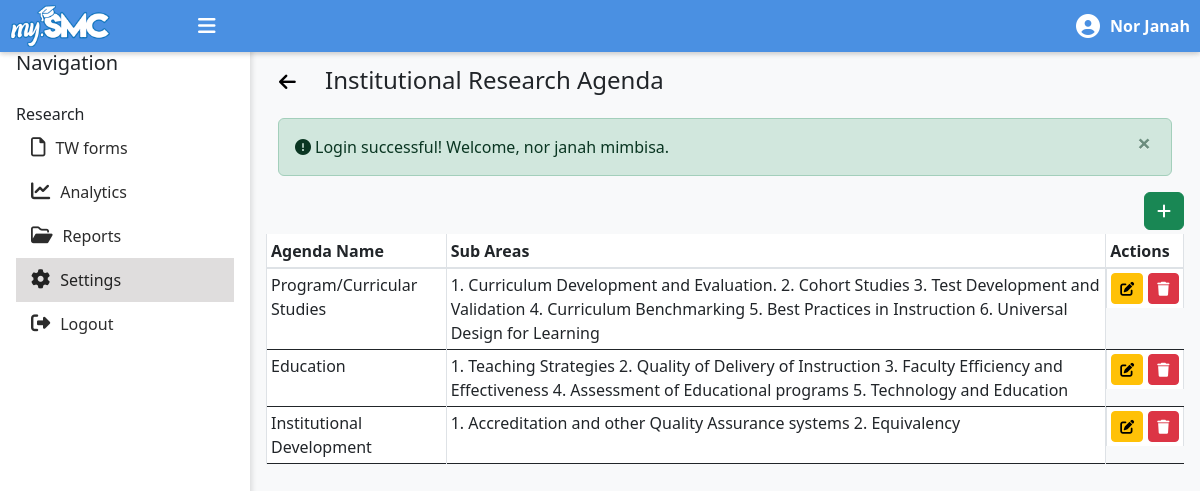
The page /rmo_staff/settings.php (signed in) on the database as committed earlier.
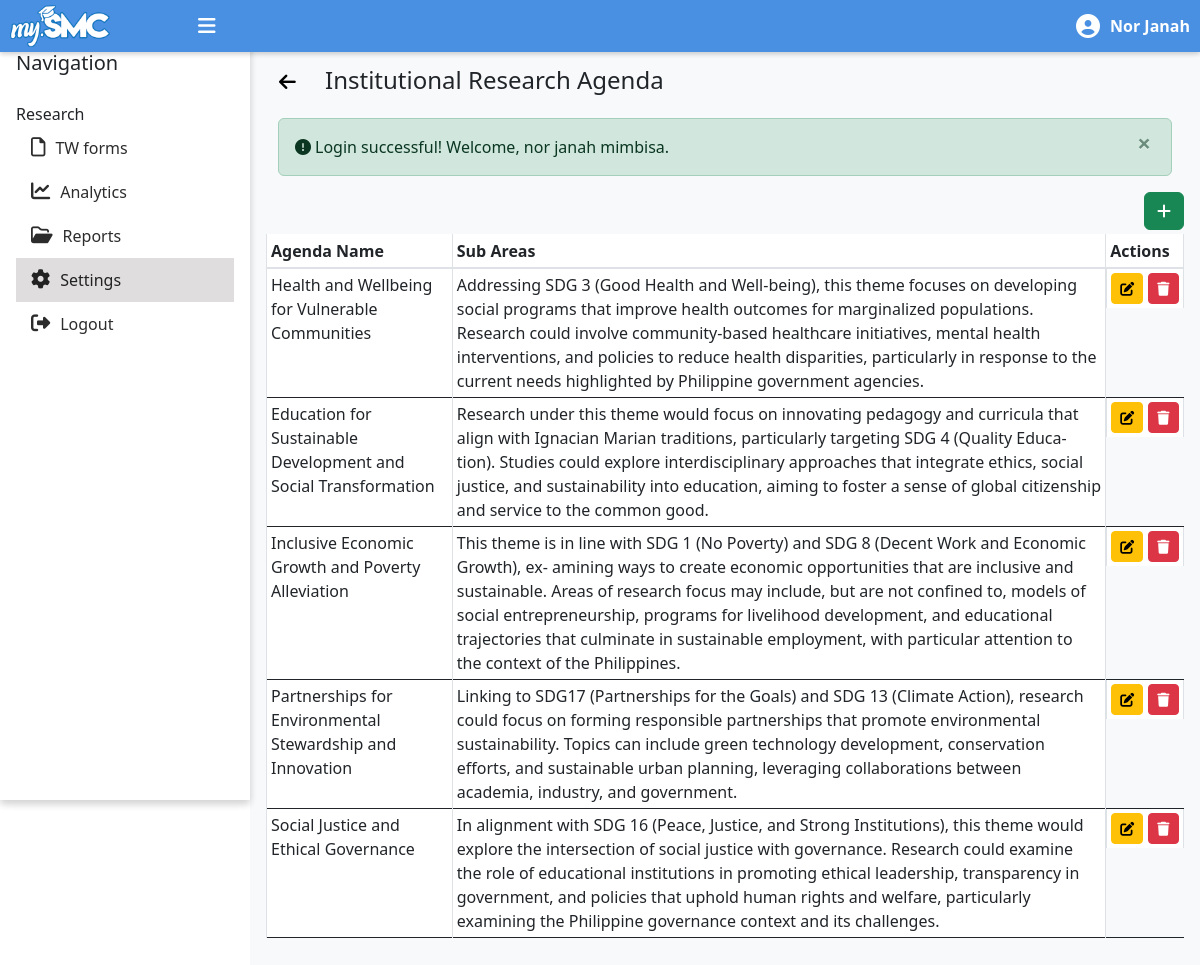
The same page on the database as committed later.
### tables this page shows
CREATE TABLE `institutional_research_agenda` (
  `ir_agenda_id` int(11) NOT NULL,
  `ir_agenda_name` varchar(255) NOT NULL,
  `sub_areas` text DEFAULT NULL
);

### messages.php (called while the page is built, shortened)
<?php
$messages = isset($_SESSION['messages']) ? $_SESSION['messages'] : [];
?>

### rmo_staff/settings.php (the view, shortened to what this page needs)
<?php
   include('rmo-master.php');
   require '../config/connect.php';
   include '../messages.php';
    $query = "SELECT ir_agenda_id, ir_agenda_name, sub_areas FROM institutional_research_agenda";
    $result = mysqli_query($conn, $query);
?>
<section id="settings" class="pt-4">
    <div class="header-container pt-4">
        <h4>
        <a href="javascript:history.back()" class="btn btn-link" style="font-size: 1rem; text-decoration: none; color: black;">
                    <i class="fas fa-arrow-left" style="margin-right: 10px; font-size: 1.2rem;"></i>
                </a>
        Institutional Research Agenda</h4>
    </div>
        <?php if (!empty($messages)): ?>
            <div class="container mt-3">
                <?php foreach ($messages as $message): ?>
                    <div class="alert alert-<?= htmlspecialchars($message['tags']) ?> alert-dismissible fade show" role="alert">
                    <i class="fa-solid fa-circle-exclamation mr-1"></i><?= htmlspecialchars($message['content']) ?>
                        <button type="button" class="close" data-bs-dismiss="alert" aria-label="Close">
                            <span aria-hidden="true">&times;</span>
                        </button>
                    </div>
                <?php endforeach; ?>
            </div>
        <?php endif; ?>
                <div class="table-responsive">
                    <div class="d-flex justify-content-end align-items-center" style="gap: 10px;">
                        <a href="add-ins_agenda.php" class="btn btn-add-item btn-success mb-1"><i class="fas fa-plus"></i></a>
                    </div>
                    <table id="items-table" class="table table-bordered table-sm display">
                        <thead class="thead-background">
                            <tr>
                                <th>Agenda Name</th>
                                <th>Sub Areas</th>
                                <th>Actions</th>
                            </tr>
                        </thead>
                        <tbody>
                            <?php while ($row = mysqli_fetch_assoc($result)): ?>
                                <tr>
                                    <td><?= htmlspecialchars($row['ir_agenda_name']) ?></td>
                                    <td><?= htmlspecialchars($row['sub_areas']) ?></td>
                                    <td class="d-flex justify-content-between align-items-center" style="gap: 5px;">
                                            <a href="edit-ins_agenda.php?ir_agenda_id=<?= $row['ir_agenda_id'] ?>" class="btn btn-warning btn-sm"><i class="fas fa-edit"></i></a>
                                            <form action="delete-ins_agenda.php" method="POST" onsubmit="return confirm('Are you sure you want to delete this agenda?');" style="display: inline;">
                                                <button type="submit" class="btn btn-danger btn-sm"><i class="fas fa-trash"></i></button>
                                            </form>
                                    </td>
                                </tr>
                            <?php endwhile; ?>
                        </tbody>
                    </table>
                </div>
</section>
<?php
$content = ob_get_clean();
include('rmo-master.php');
?>

### rmo_staff/rmo-master.php (shortened to what this page needs)
<!DOCTYPE html>
<html lang="en">
<head>
    <link rel="stylesheet" href="../css/dashboard.css">
    <link rel="stylesheet" href="//maxcdn.bootstrapcdn.com/bootstrap/4.0.0/css/bootstrap.min.css">
    <link href="https://cdn.jsdelivr.net/npm/bootstrap@5.3.0-alpha1/dist/css/bootstrap.min.css" rel="stylesheet">
    <link href="https://cdn.datatables.net/1.12.1/css/jquery.dataTables.min.css" rel="stylesheet">
    <link href="https://cdnjs.cloudflare.com/ajax/libs/font-awesome/6.6.0/css/all.min.css" rel="stylesheet">
</head>
<body>
    <?php include 'rmo-sidebar.php'; ?>
    <?php if (isset($content)) : ?>
        <div class="main-content">
            <?php echo $content; ?>
        </div>
    <?php endif; ?>
</body>
</html>

### rmo_staff/rmo-sidebar.php (shortened to what this page needs)
<?php
require '../config/connect.php';
$user_id = $_SESSION['user_id'];
$query = "SELECT firstname FROM accounts WHERE user_id = ?";
$stmt = mysqli_prepare($conn, $query);
mysqli_stmt_bind_param($stmt, 'i', $user_id);
mysqli_stmt_execute($stmt);
mysqli_stmt_bind_result($stmt, $firstname);
?>
<div class="header-bar">
    <div class="menu-container">
        <a href="#"><img src="../images/src/portal-logo.png" alt="logo"></a>
        <div class="hamburger" onclick="toggleSidebar()">
            <i class="fas fa-bars"></i>
        </div>
    </div>
    <div class="user-profile">
        <i class="fas fa-user-circle"></i>
        <span class="user-name"><?php echo ucwords(htmlspecialchars($firstname)); ?></span>
    </div>
</div>
<div class="sidebar d-flex flex-column p-3">
    <ul class="nav flex-column mt-3" id="sidebar-nav">
    <a href="#" class="d-flex align-items-center mb-md-0 me-md-auto text-white text-decoration-none mt-3">
        <span class="fs-5 d-none d-sm-inline text-dark">Navigation</span>
    </a>
    <br>
        <li class="section-title text-dark">Research</li>
        <li class="nav-item">
            <a href="tw-forms.php" class="nav-link">
            <i class="fa-regular fa-file"></i> <span>TW forms</span>
            </a>
        </li>
        <li class="nav-item">
            <a href="analytics.php" class="nav-link">
                <i class="fas fa-chart-line"></i> <span>Analytics</span>
            </a>
        </li>
        <li class="nav-item">
            <a href="reports.php" class="nav-link">
                <i class="fa-regular fa-folder-open"></i> <span>Reports</span>
            </a>
        </li>
        <li class="nav-item">
            <a href="settings.php" class="nav-link">
            <i class="fa-solid fa-gear"></i> <span>Settings</span>
            </a>
        </li>
        <li class="nav-item">
            <a href="../logout.php" class="nav-link" onclick="event.preventDefault(); document.getElementById('logout-form').submit();">
                <i class="fas fa-sign-out-alt"></i> <span>Logout</span>
            </a>
        </li>
    </ul>
</div>

### css/dashboard.css (style rules this page uses)
body { display: flex; min-height: 100vh; margin: 0; background-color: #a8b5c7; }
.sidebar { width: 250px; min-width: 250px; background-color: #ffffff; color: rgb(0, 0, 0); position: fixed; height: 100vh; transition: width 0.3s, padding 0.3s ease; display: flex; flex-direction: column; justify-content: flex-start; overflow-x: hidden; box-shadow: 0px 4px 8px rgba(0, 0, 0, 0.1); }
.sidebar .nav-link { display: flex; align-items: center; color: #2c2c2c; padding: 10px 15px; text-decoration: none; transition: color 0.3s; }
.sidebar .nav-link.active { background-color: #dfdddd !important; color: rgb(34, 34, 34) !important; }
.sidebar .nav-link i { margin-right: 10px; font-size: 1.2rem; }
.main-content { margin-left: 250px; flex-grow: 1; background-color: #f8f9fa; padding: 1rem; transition: margin-left 0.3s ease; overflow: hidden; }
.btn-add-item { background-color: #28a745; color: white; border: none; padding: 0.5rem 1rem; border-radius: 5px; cursor: pointer; }
.search-bar-container .form-control, .search-bar-container .form-select, .btn-add-item { padding: 0.2rem 0.5rem; font-size: 0.75rem; height: auto; }
.btn-add-item { padding: 0.2rem 0.5rem; font-size: 0.75rem; }
.alert { padding: 10px; display: flex; align-items: center; max-width: 100%; margin-bottom: 20px; border-radius: 5px; }

### rmo_staff/rmo-sidebar.php (style rules this page uses)
.header-bar { position: fixed; top: 0; left: 0; right: 0; display: flex; align-items: center; justify-content: space-between; box-shadow: 0 2px 5px rgba(0, 0, 0, 0.1); background-color: #4a90e2; padding: 5px 10px; z-index: 1000; }
.menu-container { display: flex; align-items: center; gap: 5.5rem; }
.header-bar img { width: 100px; cursor: pointer; }
.hamburger { font-size: 20px; color: white; cursor: pointer; }
.hamburger i { display: inline-block; }
.user-profile { display: flex; align-items: center; gap: 10px; color: white; font-size: 16px; font-weight: bold; }
.user-profile i { font-size: 24px; }

### rmo_staff/settings.php (style rules this page uses)
.thead-background { background-color:rgb(56, 120, 193); color: white; }

Rows that differ between the two databases and show on the page:
removed institutional_research_agenda: ir_agenda_name "Program/Curricular Studies", sub_areas "1. Curriculum Development and Evaluation. 2. Cohort Studies 3. Test Development and Validation 4. Curriculum Benchmarking 5. Best Practices in Instruction 6. Universal Design for Learning"
removed institutional_research_agenda: ir_agenda_name "Education", sub_areas "1. Teaching Strategies 2. Quality of Delivery of Instruction 3. Faculty Efficiency and Effectiveness 4. Assessment of Educational programs 5. Technology and Education"
removed institutional_research_agenda: ir_agenda_name "Institutional Development", sub_areas "1. Accreditation and other Quality Assurance systems 2. Equivalency"
added institutional_research_agenda: ir_agenda_name "Health and Wellbeing for Vulnerable Communities", sub_areas "Addressing SDG 3 (Good Health and Well-being), this theme focuses on developing social programs that improve health outcomes for marginalized populations. Research could involve community-based healthcare initiatives, mental health interventions, and policies to reduce health disparities, particularly in response to the current needs highlighted by Philippine government agencies."
added institutional_research_agenda: ir_agenda_name "Education for Sustainable Development and Social Transformation", sub_areas "Research under this theme would focus on innovating pedagogy and curricula that align with Ignacian Marian traditions, particularly targeting SDG 4 (Quality Educa- tion). Studies could explore interdisciplinary approaches that integrate ethics, social justice, and sustainability into education, aiming to foster a sense of global citizenship and service to the common good."
added institutional_research_agenda: ir_agenda_name "Inclusive Economic Growth and Poverty Alleviation", sub_areas "This theme is in line with SDG 1 (No Poverty) and SDG 8 (Decent Work and Economic Growth), ex- amining ways to create economic opportunities that are inclusive and sustainable. Areas of research focus may include, but are not confined to, models of social entrepreneurship, programs for livelihood development, and educational trajectories that culminate in sustainable employment, with particular attention to the context of the Philippines."
added institutional_research_agenda: ir_agenda_name "Partnerships for Environmental Stewardship and Innovation", sub_areas "Linking to SDG17 (Partnerships for the Goals) and SDG 13 (Climate Action), research could focus on forming responsible partnerships that promote environmental sustainability. Topics can include green technology development, conservation efforts, and sustainable urban planning, leveraging collaborations between academia, industry, and government."
added institutional_research_agenda: ir_agenda_name "Social Justice and Ethical Governance", sub_areas "In alignment with SDG 16 (Peace, Justice, and Strong Institutions), this theme would explore the intersection of social justice with governance. Research could examine the role of educational institutions in promoting ethical leadership, transparency in government, and policies that uphold human rights and welfare, particularly examining the Philippine governance context and its challenges."
